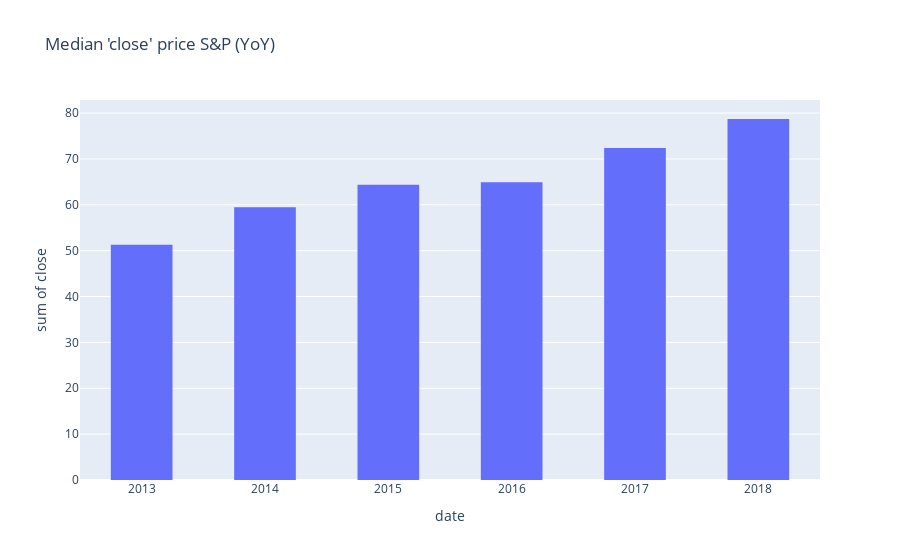

The notebook cell saved with this chart:
### Code cell
from plotly import express as px
fig = px.histogram(df1, x='date', y='close', nbins=df1.shape[0], title="Median 'close' price S&P (YoY)")
fig.update_layout(bargap=0.5)
fig.show()

### Figure 1 — Plotly figure (JSON) as saved in the notebook; plotly's stock layout.template omitted (floating-point values rounded to 4 significant figures)
{"data": [{"alignmentgroup": "True", "bingroup": "x", "histfunc": "sum", "hovertemplate": "date=%{x}<br>sum of close=%{y}<extra></extra>", "legendgroup": "", "marker": {"color": "#636efa", "pattern": {"shape": ""}}, "name": "", "nbinsx": 6, "offsetgroup": "", "orientation": "v", "showlegend": false, "type": "histogram", "x": [2013, 2014, 2015, 2016, 2017, 2018], "xaxis": "x", "y": [51.3, 59.46, 64.35, 64.9, 72.37, 78.71], "yaxis": "y"}], "layout": {"bargap": 0.5, "barmode": "relative", "legend": {"tracegroupgap": 0}, "title": {"text": "Median 'close' price S&P (YoY)"}, "xaxis": {"anchor": "y", "domain": [0, 1], "title": {"text": "date"}}, "yaxis": {"anchor": "x", "domain": [0, 1], "title": {"text": "sum of close"}}}}
